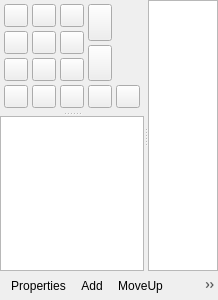
<?xml version="1.0" encoding="UTF-8"?>
<ui version="4.0">
 <class>PTZControls</class>
 <widget class="QFrame" name="PTZControls">
  <property name="geometry">
   <rect>
    <x>0</x>
    <y>0</y>
    <width>200</width>
    <height>300</height>
   </rect>
  </property>
  <property name="contextMenuPolicy">
   <enum>Qt::ContextMenuPolicy::CustomContextMenu</enum>
  </property>
  <layout class="QVBoxLayout" name="dockWidgetContentsVerticalLayout">
   <property name="spacing">
    <number>0</number>
   </property>
   <property name="leftMargin">
    <number>0</number>
   </property>
   <property name="topMargin">
    <number>0</number>
   </property>
   <property name="rightMargin">
    <number>0</number>
   </property>
   <property name="bottomMargin">
    <number>0</number>
   </property>
   <item>
    <widget class="QSplitter" name="splitter">
     <property name="orientation">
      <enum>Qt::Orientation::Horizontal</enum>
     </property>
     <property name="childrenCollapsible">
      <bool>true</bool>
     </property>
     <widget class="QSplitter" name="vertsplitter">
      <property name="orientation">
       <enum>Qt::Orientation::Vertical</enum>
      </property>
      <property name="childrenCollapsible">
       <bool>true</bool>
      </property>
      <widget class="QWidget" name="movementControlsWidget" native="true">
       <property name="sizePolicy">
        <sizepolicy hsizetype="Expanding" vsizetype="Fixed">
         <horstretch>0</horstretch>
         <verstretch>0</verstretch>
        </sizepolicy>
       </property>
       <layout class="QGridLayout" name="movementControlsGridLayout">
        <property name="leftMargin">
         <number>4</number>
        </property>
        <property name="topMargin">
         <number>4</number>
        </property>
        <property name="rightMargin">
         <number>4</number>
        </property>
        <property name="bottomMargin">
         <number>4</number>
        </property>
        <property name="spacing">
         <number>4</number>
        </property>
        <item row="0" column="0" rowspan="3" colspan="3">
         <widget class="QStackedWidget" name="pantiltStack">
          <property name="contextMenuPolicy">
           <enum>Qt::ContextMenuPolicy::CustomContextMenu</enum>
          </property>
          <property name="currentIndex">
           <number>0</number>
          </property>
          <widget class="QWidget" name="buttonsPage">
           <layout class="QGridLayout" name="pantiltGridLayout">
            <property name="leftMargin">
             <number>0</number>
            </property>
            <property name="topMargin">
             <number>0</number>
            </property>
            <property name="rightMargin">
             <number>0</number>
            </property>
            <property name="bottomMargin">
             <number>0</number>
            </property>
            <property name="spacing">
             <number>4</number>
            </property>
            <item row="0" column="0">
             <widget class="QToolButton" name="panTiltButton_upleft">
              <property name="sizePolicy">
               <sizepolicy hsizetype="Expanding" vsizetype="Expanding">
                <horstretch>0</horstretch>
                <verstretch>0</verstretch>
               </sizepolicy>
              </property>
              <property name="toolTip">
               <string>&lt;html&gt;&lt;head/&gt;&lt;body&gt;&lt;p&gt;Move camera up left&lt;br/&gt;&amp;lt;ctrl&amp;gt;+click: fast&lt;br/&gt;&amp;lt;shift&amp;gt;+click: slow&lt;/p&gt;&lt;/body&gt;&lt;/html&gt;</string>
              </property>
              <property name="text">
               <string/>
              </property>
              <property name="icon">
               <iconset resource="ptz-controls.qrc">
                <normaloff>:/icons/icons/pantilt_upleft.svg</normaloff>:/icons/icons/pantilt_upleft.svg</iconset>
              </property>
             </widget>
            </item>
            <item row="0" column="1">
             <widget class="QToolButton" name="panTiltButton_up">
              <property name="sizePolicy">
               <sizepolicy hsizetype="Expanding" vsizetype="Expanding">
                <horstretch>0</horstretch>
                <verstretch>0</verstretch>
               </sizepolicy>
              </property>
              <property name="toolTip">
               <string>&lt;html&gt;&lt;head/&gt;&lt;body&gt;&lt;p&gt;Move camera up&lt;br/&gt;&amp;lt;ctrl&amp;gt;+click: fast&lt;br/&gt;&amp;lt;shift&amp;gt;+click: slow&lt;/p&gt;&lt;/body&gt;&lt;/html&gt;</string>
              </property>
              <property name="text">
               <string/>
              </property>
              <property name="icon">
               <iconset resource="ptz-controls.qrc">
                <normaloff>:/icons/icons/pantilt_up.svg</normaloff>:/icons/icons/pantilt_up.svg</iconset>
              </property>
             </widget>
            </item>
            <item row="2" column="2">
             <widget class="QToolButton" name="panTiltButton_downright">
              <property name="sizePolicy">
               <sizepolicy hsizetype="Expanding" vsizetype="Expanding">
                <horstretch>0</horstretch>
                <verstretch>0</verstretch>
               </sizepolicy>
              </property>
              <property name="toolTip">
               <string>&lt;html&gt;&lt;head/&gt;&lt;body&gt;&lt;p&gt;Move camera down right&lt;br/&gt;&amp;lt;ctrl&amp;gt;+click: fast&lt;br/&gt;&amp;lt;shift&amp;gt;+click: slow&lt;/p&gt;&lt;/body&gt;&lt;/html&gt;</string>
              </property>
              <property name="text">
               <string/>
              </property>
              <property name="icon">
               <iconset resource="ptz-controls.qrc">
                <normaloff>:/icons/icons/pantilt_downright.svg</normaloff>:/icons/icons/pantilt_downright.svg</iconset>
              </property>
             </widget>
            </item>
            <item row="0" column="2">
             <widget class="QToolButton" name="panTiltButton_upright">
              <property name="sizePolicy">
               <sizepolicy hsizetype="Expanding" vsizetype="Expanding">
                <horstretch>0</horstretch>
                <verstretch>0</verstretch>
               </sizepolicy>
              </property>
              <property name="toolTip">
               <string>&lt;html&gt;&lt;head/&gt;&lt;body&gt;&lt;p&gt;Move camera up right&lt;br/&gt;&amp;lt;ctrl&amp;gt;+click: fast&lt;br/&gt;&amp;lt;shift&amp;gt;+click: slow&lt;/p&gt;&lt;/body&gt;&lt;/html&gt;</string>
              </property>
              <property name="text">
               <string/>
              </property>
              <property name="icon">
               <iconset resource="ptz-controls.qrc">
                <normaloff>:/icons/icons/pantilt_upright.svg</normaloff>:/icons/icons/pantilt_upright.svg</iconset>
              </property>
             </widget>
            </item>
            <item row="1" column="1">
             <widget class="QToolButton" name="panTiltButton_home">
              <property name="sizePolicy">
               <sizepolicy hsizetype="Expanding" vsizetype="Expanding">
                <horstretch>0</horstretch>
                <verstretch>0</verstretch>
               </sizepolicy>
              </property>
              <property name="text">
               <string/>
              </property>
              <property name="icon">
               <iconset resource="ptz-controls.qrc">
                <normaloff>:/icons/icons/pantilt_home.svg</normaloff>:/icons/icons/pantilt_home.svg</iconset>
              </property>
             </widget>
            </item>
            <item row="1" column="0">
             <widget class="QToolButton" name="panTiltButton_left">
              <property name="sizePolicy">
               <sizepolicy hsizetype="Expanding" vsizetype="Expanding">
                <horstretch>0</horstretch>
                <verstretch>0</verstretch>
               </sizepolicy>
              </property>
              <property name="toolTip">
               <string>&lt;html&gt;&lt;head/&gt;&lt;body&gt;&lt;p&gt;Move camera left&lt;br/&gt;&amp;lt;ctrl&amp;gt;+click: fast&lt;br/&gt;&amp;lt;shift&amp;gt;+click: slow&lt;/p&gt;&lt;/body&gt;&lt;/html&gt;</string>
              </property>
              <property name="text">
               <string/>
              </property>
              <property name="icon">
               <iconset resource="ptz-controls.qrc">
                <normaloff>:/icons/icons/pantilt_left.svg</normaloff>:/icons/icons/pantilt_left.svg</iconset>
              </property>
             </widget>
            </item>
            <item row="2" column="1">
             <widget class="QToolButton" name="panTiltButton_down">
              <property name="sizePolicy">
               <sizepolicy hsizetype="Expanding" vsizetype="Expanding">
                <horstretch>0</horstretch>
                <verstretch>0</verstretch>
               </sizepolicy>
              </property>
              <property name="toolTip">
               <string>&lt;html&gt;&lt;head/&gt;&lt;body&gt;&lt;p&gt;Move camera down&lt;br/&gt;&amp;lt;ctrl&amp;gt;+click: fast&lt;br/&gt;&amp;lt;shift&amp;gt;+click: slow&lt;/p&gt;&lt;/body&gt;&lt;/html&gt;</string>
              </property>
              <property name="text">
               <string/>
              </property>
              <property name="icon">
               <iconset resource="ptz-controls.qrc">
                <normaloff>:/icons/icons/pantilt_down.svg</normaloff>:/icons/icons/pantilt_down.svg</iconset>
              </property>
             </widget>
            </item>
            <item row="2" column="0">
             <widget class="QToolButton" name="panTiltButton_downleft">
              <property name="sizePolicy">
               <sizepolicy hsizetype="Expanding" vsizetype="Expanding">
                <horstretch>0</horstretch>
                <verstretch>0</verstretch>
               </sizepolicy>
              </property>
              <property name="toolTip">
               <string>&lt;html&gt;&lt;head/&gt;&lt;body&gt;&lt;p&gt;Move camera down left&lt;br/&gt;&amp;lt;ctrl&amp;gt;+click: fast&lt;br/&gt;&amp;lt;shift&amp;gt;+click: slow&lt;/p&gt;&lt;/body&gt;&lt;/html&gt;</string>
              </property>
              <property name="text">
               <string/>
              </property>
              <property name="icon">
               <iconset resource="ptz-controls.qrc">
                <normaloff>:/icons/icons/pantilt_downleft.svg</normaloff>:/icons/icons/pantilt_downleft.svg</iconset>
              </property>
             </widget>
            </item>
            <item row="1" column="2">
             <widget class="QToolButton" name="panTiltButton_right">
              <property name="sizePolicy">
               <sizepolicy hsizetype="Expanding" vsizetype="Expanding">
                <horstretch>0</horstretch>
                <verstretch>0</verstretch>
               </sizepolicy>
              </property>
              <property name="toolTip">
               <string>&lt;html&gt;&lt;head/&gt;&lt;body&gt;&lt;p&gt;Move camera right&lt;br/&gt;&amp;lt;ctrl&amp;gt;+click: fast&lt;br/&gt;&amp;lt;shift&amp;gt;+click: slow&lt;/p&gt;&lt;/body&gt;&lt;/html&gt;</string>
              </property>
              <property name="text">
               <string/>
              </property>
              <property name="icon">
               <iconset resource="ptz-controls.qrc">
                <normaloff>:/icons/icons/pantilt_right.svg</normaloff>:/icons/icons/pantilt_right.svg</iconset>
              </property>
             </widget>
            </item>
           </layout>
          </widget>
          <widget class="QWidget" name="touchPage">
           <layout class="QVBoxLayout" name="touchPageVerticalLayout">
            <property name="leftMargin">
             <number>0</number>
            </property>
            <property name="topMargin">
             <number>0</number>
            </property>
            <property name="rightMargin">
             <number>0</number>
            </property>
            <property name="bottomMargin">
             <number>0</number>
            </property>
            <item>
             <widget class="TouchControl" name="panTiltTouch" native="true"/>
            </item>
           </layout>
          </widget>
         </widget>
        </item>
        <item row="0" column="3" rowspan="3">
         <layout class="QVBoxLayout" name="zoomControlsVerticalLayout">
          <item>
           <widget class="QToolButton" name="zoomButton_tele">
            <property name="sizePolicy">
             <sizepolicy hsizetype="Expanding" vsizetype="Expanding">
              <horstretch>0</horstretch>
              <verstretch>0</verstretch>
             </sizepolicy>
            </property>
            <property name="toolTip">
             <string>&lt;html&gt;&lt;head/&gt;&lt;body&gt;&lt;p&gt;Zoom camera in&lt;br/&gt;&amp;lt;ctrl&amp;gt;+click: fast&lt;br/&gt;&amp;lt;shift&amp;gt;+click: slow&lt;/p&gt;&lt;/body&gt;&lt;/html&gt;</string>
            </property>
            <property name="layoutDirection">
             <enum>Qt::LayoutDirection::LeftToRight</enum>
            </property>
            <property name="icon">
             <iconset resource="ptz-controls.qrc">
              <normaloff>:/icons/icons/zoom_in.svg</normaloff>:/icons/icons/zoom_in.svg</iconset>
            </property>
           </widget>
          </item>
          <item>
           <widget class="QToolButton" name="zoomButton_wide">
            <property name="sizePolicy">
             <sizepolicy hsizetype="Expanding" vsizetype="Expanding">
              <horstretch>0</horstretch>
              <verstretch>0</verstretch>
             </sizepolicy>
            </property>
            <property name="toolTip">
             <string>&lt;html&gt;&lt;head/&gt;&lt;body&gt;&lt;p&gt;Zoom camera out&lt;br/&gt;&amp;lt;ctrl&amp;gt;+click: fast&lt;br/&gt;&amp;lt;shift&amp;gt;+click: slow&lt;/p&gt;&lt;/body&gt;&lt;/html&gt;</string>
            </property>
            <property name="icon">
             <iconset resource="ptz-controls.qrc">
              <normaloff>:/icons/icons/zoom_out.svg</normaloff>:/icons/icons/zoom_out.svg</iconset>
            </property>
           </widget>
          </item>
         </layout>
        </item>
        <item row="3" column="0">
         <widget class="QToolButton" name="focusButton_auto">
          <property name="sizePolicy">
           <sizepolicy hsizetype="Expanding" vsizetype="Expanding">
            <horstretch>0</horstretch>
            <verstretch>0</verstretch>
           </sizepolicy>
          </property>
          <property name="toolTip">
           <string>&lt;html&gt;&lt;head/&gt;&lt;body&gt;&lt;p&gt;Toggle Autofocus On/Off&lt;/p&gt;&lt;/body&gt;&lt;/html&gt;</string>
          </property>
          <property name="icon">
           <iconset resource="ptz-controls.qrc">
            <normaloff>:/icons/icons/focus_auto.svg</normaloff>:/icons/icons/focus_auto.svg</iconset>
          </property>
          <property name="checkable">
           <bool>true</bool>
          </property>
         </widget>
        </item>
        <item row="3" column="1">
         <widget class="QToolButton" name="focusButton_near">
          <property name="sizePolicy">
           <sizepolicy hsizetype="Expanding" vsizetype="Expanding">
            <horstretch>0</horstretch>
            <verstretch>0</verstretch>
           </sizepolicy>
          </property>
          <property name="toolTip">
           <string>&lt;html&gt;&lt;head/&gt;&lt;body&gt;&lt;p&gt;Focus near&lt;br/&gt;&amp;lt;ctrl&amp;gt;+click: fast&lt;br/&gt;&amp;lt;shift&amp;gt;+click: slow&lt;/p&gt;&lt;/body&gt;&lt;/html&gt;</string>
          </property>
          <property name="icon">
           <iconset resource="ptz-controls.qrc">
            <normaloff>:/icons/icons/focus_near.svg</normaloff>:/icons/icons/focus_near.svg</iconset>
          </property>
         </widget>
        </item>
        <item row="3" column="2">
         <widget class="QToolButton" name="focusButton_far">
          <property name="sizePolicy">
           <sizepolicy hsizetype="Expanding" vsizetype="Expanding">
            <horstretch>0</horstretch>
            <verstretch>0</verstretch>
           </sizepolicy>
          </property>
          <property name="toolTip">
           <string>&lt;html&gt;&lt;head/&gt;&lt;body&gt;&lt;p&gt;Focus far&lt;br/&gt;&amp;lt;ctrl&amp;gt;+click: fast&lt;br/&gt;&amp;lt;shift&amp;gt;+click: slow&lt;/p&gt;&lt;/body&gt;&lt;/html&gt;</string>
          </property>
          <property name="layoutDirection">
           <enum>Qt::LayoutDirection::LeftToRight</enum>
          </property>
          <property name="icon">
           <iconset resource="ptz-controls.qrc">
            <normaloff>:/icons/icons/focus_far.svg</normaloff>:/icons/icons/focus_far.svg</iconset>
          </property>
         </widget>
        </item>
        <item row="3" column="3">
         <widget class="QToolButton" name="focusButton_onetouch">
          <property name="sizePolicy">
           <sizepolicy hsizetype="Expanding" vsizetype="Expanding">
            <horstretch>0</horstretch>
            <verstretch>0</verstretch>
           </sizepolicy>
          </property>
          <property name="toolTip">
           <string>&lt;html&gt;&lt;head/&gt;&lt;body&gt;&lt;p&gt;One-touch Autofocus&lt;/p&gt;&lt;/body&gt;&lt;/html&gt;</string>
          </property>
          <property name="text">
           <string/>
          </property>
          <property name="class" stdset="0">
           <string notr="true">icon-touch</string>
          </property>
         </widget>
        </item>
        <item row="3" column="4">
         <widget class="QToolButton" name="tackingButton_auto">
          <property name="sizePolicy">
           <sizepolicy hsizetype="Expanding" vsizetype="Expanding">
            <horstretch>0</horstretch>
            <verstretch>0</verstretch>
           </sizepolicy>
          </property>
          <property name="toolTip">
           <string>&lt;html&gt;&lt;head/&gt;&lt;body&gt;&lt;p&gt;Toggle Autotracking On/Off&lt;/p&gt;&lt;/body&gt;&lt;/html&gt;</string>
          </property>
          <property name="icon">
           <iconset resource="ptz-controls.qrc">
            <normaloff>:/icons/icons/tracking_auto.svg</normaloff>:/icons/icons/tracking_auto.svg</iconset>
          </property>
          <property name="checkable">
           <bool>true</bool>
          </property>
         </widget>
        </item>
       </layout>
      </widget>
      <widget class="CircularListView" name="cameraList">
       <property name="sizePolicy">
        <sizepolicy hsizetype="Expanding" vsizetype="Expanding">
         <horstretch>0</horstretch>
         <verstretch>0</verstretch>
        </sizepolicy>
       </property>
       <property name="minimumSize">
        <size>
         <width>100</width>
         <height>50</height>
        </size>
       </property>
       <property name="contextMenuPolicy">
        <enum>Qt::ContextMenuPolicy::CustomContextMenu</enum>
       </property>
       <property name="editTriggers">
        <set>QAbstractItemView::EditTrigger::NoEditTriggers</set>
       </property>
      </widget>
     </widget>
     <widget class="CircularListView" name="presetListView">
      <property name="contextMenuPolicy">
       <enum>Qt::ContextMenuPolicy::CustomContextMenu</enum>
      </property>
      <property name="editTriggers">
       <set>QAbstractItemView::EditTrigger::EditKeyPressed</set>
      </property>
     </widget>
    </widget>
   </item>
   <item>
    <widget class="QToolBar" name="ptzToolbar">
     <property name="iconSize">
      <size>
       <width>16</width>
       <height>16</height>
      </size>
     </property>
     <addaction name="actionProperties"/>
     <addaction name="actionPresetAdd"/>
     <addaction name="actionPresetMoveUp"/>
     <addaction name="actionPresetMoveDown"/>
    </widget>
   </item>
  </layout>
  <action name="actionProperties">
   <property name="enabled">
    <bool>true</bool>
   </property>
   <property name="text">
    <string>Properties</string>
   </property>
   <property name="toolTip">
    <string>PTZ.Action.Properties.Tooltip</string>
   </property>
   <property name="class" stdset="0">
    <string notr="true">icon-gear</string>
   </property>
  </action>
  <action name="actionPresetAdd">
   <property name="text">
    <string>Add</string>
   </property>
   <property name="toolTip">
    <string>PTZ.Action.Preset.Add.Tooltip</string>
   </property>
   <property name="class" stdset="0">
    <string notr="true">icon-plus</string>
   </property>
  </action>
  <action name="actionPresetRemove">
   <property name="text">
    <string>Remove</string>
   </property>
   <property name="toolTip">
    <string>PTZ.Action.Preset.Remove.Tooltip</string>
   </property>
   <property name="class" stdset="0">
    <string notr="true">icon-trash</string>
   </property>
  </action>
  <action name="actionPresetMoveUp">
   <property name="text">
    <string>MoveUp</string>
   </property>
   <property name="toolTip">
    <string>PTZ.Action.Preset.MoveUp.Tooltip</string>
   </property>
   <property name="class" stdset="0">
    <string notr="true">icon-up</string>
   </property>
  </action>
  <action name="actionPresetMoveDown">
   <property name="text">
    <string>MoveDown</string>
   </property>
   <property name="toolTip">
    <string>PTZ.Action.Preset.MoveDown.Tooltip</string>
   </property>
   <property name="class" stdset="0">
    <string notr="true">icon-down</string>
   </property>
  </action>
  <action name="actionPresetRename">
   <property name="text">
    <string>Rename</string>
   </property>
   <property name="toolTip">
    <string>PTZ.Action.Preset.Rename.Tooltip</string>
   </property>
  </action>
  <action name="actionPresetSave">
   <property name="text">
    <string>PTZ.Action.Preset.Save</string>
   </property>
   <property name="toolTip">
    <string>PTZ.Action.Preset.Save.Tooltip</string>
   </property>
  </action>
  <action name="actionPresetClear">
   <property name="text">
    <string>PTZ.Action.Preset.Clear</string>
   </property>
   <property name="toolTip">
    <string>PTZ.Action.Preset.Clear.Tooltip</string>
   </property>
  </action>
 </widget>
 <customwidgets>
  <customwidget>
   <class>TouchControl</class>
   <extends>QWidget</extends>
   <header>touch-control.hpp</header>
   <container>1</container>
  </customwidget>
  <customwidget>
   <class>CircularListView</class>
   <extends>QListView</extends>
   <header>circularlistview.hpp</header>
  </customwidget>
 </customwidgets>
 <resources>
  <include location="ptz-controls.qrc"/>
 </resources>
 <connections/>
</ui>
